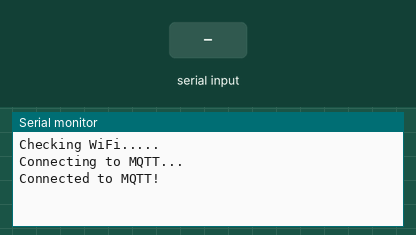
The program below on a simulated ESP32. Shown: the last lines printed to the serial monitor. The inputs (shaded band) are chosen by the test bench. WiFi joins after 1.5 s; servers stay silent unless stated; no MQTT or app messages arrive unless stated.

Above: at 3.2 s.
3.3 s: "STOCKAGE\n" received over the second serial link
At 4.5 s:
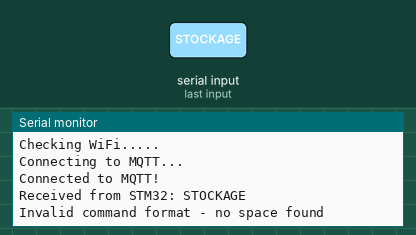
4.8 s: "1\n" received over the second serial link
At 6.0 s:
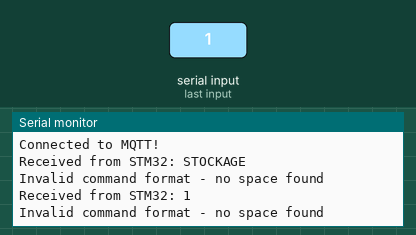

The program:

main.cpp
```cpp
#include <WiFiClientSecure.h>
#include <MQTT.h>
#include <time.h>

#define RX_PIN 16
#define TX_PIN 17
HardwareSerial SerialSTM32(2);

const char ssid[] = "TT_1558";
const char pass[] = "mvtddmy7a7";

WiFiClientSecure net;
MQTTClient client;
unsigned long lastMillis = 0;

void connect()
{
  Serial.print("Checking WiFi...");
  while (WiFi.status() != WL_CONNECTED)
  {
    Serial.print(".");
    delay(1000);
  }

  Serial.print("\nConnecting to MQTT...");
  net.setInsecure();
  while (!client.connect("testclient", "testclient", "YASSINE2002@**v"))
  {
    Serial.print(".");
    delay(1000);
  }

  Serial.println("\nConnected to MQTT!");
}

void messageReceived(String &topic, String &payload)
{
  Serial.println("Incoming: " + topic + " - " + payload);
}

void setup()
{

  Serial.begin(115200);
  SerialSTM32.begin(9600, SERIAL_8N1, RX_PIN, TX_PIN);

  WiFi.begin(ssid, pass);

  client.begin("ee02914a2862435fa00cf922db4a7465.s1.eu.hivemq.cloud", 8883, net);
  client.onMessage(messageReceived);

  connect();

}

void parseAndPublishCommand(String command)
{

  command.trim();

  int spaceIndex = command.indexOf(' ');

  if (spaceIndex == -1)
  {
    Serial.println("Invalid command format - no space found");
    return;
  }

  String topic = command.substring(0, spaceIndex);
  String value = command.substring(spaceIndex + 1);

  topic.toLowerCase();

  if (topic == "STOCKAGE")
  {
    client.publish("topic_storage_level", value, 0, 1);
    Serial.println("Published to topic_storage_level: " + value);
  }

  else
  {
    Serial.println("Unknown command: " + topic);
  }
}

void loop()
{

  client.loop();

  if (!client.connected())
  {
    connect();
  }

  if (SerialSTM32.available())
  {
    String message = SerialSTM32.readStringUntil('\n');
    message.trim();

    if (message.length() > 0)
    {
      Serial.print("Received from STM32: ");
      Serial.println(message);

      parseAndPublishCommand(message);
    }
  }

  delay(10);
}
```

Measured:
- after the input at 3.3 s, the serial monitor: prints a new line at once (image 1)
- after the input at 4.8 s, the serial monitor: prints a new line at once (image 2)
